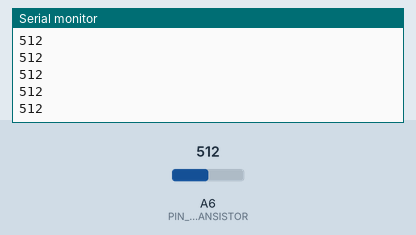
A sketch run on a simulated Arduino Nano, built with avr-gcc and run on an emulated ATmega328P. Shown: the last lines printed to the serial monitor. Inputs (shaded band) come from the test bench; at power-on: A6 (PIN_PHOTOTRANSISTOR) = 512.

Above: at 1.2 s.
1.3 s: A6 (PIN_PHOTOTRANSISTOR) set to 716
At 2.1 s:
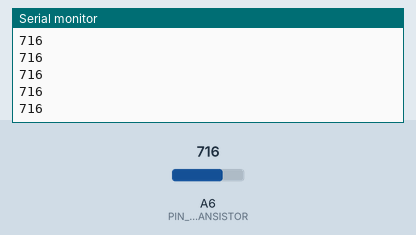
2.8 s: A6 (PIN_PHOTOTRANSISTOR) set to 900
At 3.8 s:
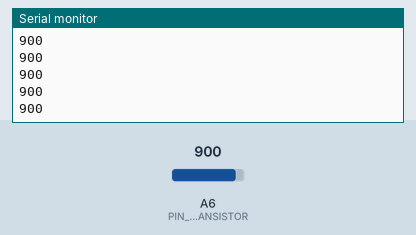
Timing chart, 0 to 5.8 s (numbered marks = the images above; inputs shaded):
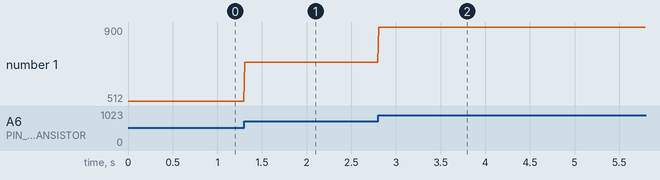

Measured:
- after the input at 1.3 s, the serial monitor: prints a new line at once (image 1)
- after the input at 2.8 s, the serial monitor: prints a new line at once (image 2)
- plotted number 1: 512 → 716 after the input at 1.3 s, 716 → 900 after the input at 2.8 s

The sketch:

Cardiaque.ino
```cpp
// #define PIN_LED_IR A7
#define PIN_PHOTOTRANSISTOR A6

void setup()
{
    Serial.begin(9600);
    pinMode(PIN_PHOTOTRANSISTOR,INPUT);
//  pinMode(PIN_LED_IR,OUTPUT);
//  digitalWrite(PIN_LED_IR, HIGH);
}

void loop()
{
      Serial.println(analogRead(PIN_PHOTOTRANSISTOR));
      delay(10);
}


int test ()
{
  int mesure = 0;

  for(int i=0;i<10;i++)
  {
    mesure = mesure + analogRead(A0);
  }
  mesure = (mesure)/5;

  return mesure;
}

void rythmeCardiaque ()
{
  int mesure;
  int mesure2;
  int periode;
  float rythme;


  mesure = analogRead(PIN_PHOTOTRANSISTOR);
  delay (10);
  mesure2 = analogRead(PIN_PHOTOTRANSISTOR);
  if (mesure2 > 1.5 * mesure)
  {
    int a = millis();
    boolean b = true;

    while (b)
    {
      mesure = analogRead(PIN_PHOTOTRANSISTOR);
      delay (10);
      mesure2 = analogRead(PIN_PHOTOTRANSISTOR);

      if (mesure2 > 1.5 * mesure)
      {
        periode = millis() - a;
        b = false;
      }
    }

  }

  rythme = (float) 60 / periode;
  Serial.print("Rythme cardiaque : ");
  Serial.print(periode);
  Serial.println(" bpm");
}
```
